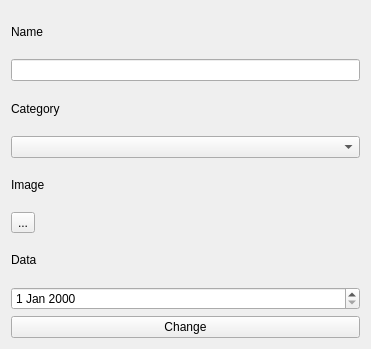
<?xml version="1.0" encoding="UTF-8"?>
<ui version="4.0">
 <class>ModifyDialog</class>
 <widget class="QWidget" name="ModifyDialog">
  <property name="geometry">
   <rect>
    <x>0</x>
    <y>0</y>
    <width>371</width>
    <height>349</height>
   </rect>
  </property>
  <property name="windowTitle">
   <string>Form</string>
  </property>
  <layout class="QVBoxLayout" name="verticalLayout">
   <item>
    <widget class="QLabel" name="label">
     <property name="text">
      <string>Name</string>
     </property>
    </widget>
   </item>
   <item>
    <widget class="QLineEdit" name="lineEdit"/>
   </item>
   <item>
    <widget class="QLabel" name="label_2">
     <property name="text">
      <string>Category</string>
     </property>
    </widget>
   </item>
   <item>
    <widget class="QComboBox" name="comboBox"/>
   </item>
   <item>
    <widget class="QLabel" name="label_3">
     <property name="text">
      <string>Image</string>
     </property>
    </widget>
   </item>
   <item>
    <widget class="QToolButton" name="toolButton">
     <property name="text">
      <string>...</string>
     </property>
    </widget>
   </item>
   <item>
    <widget class="QLabel" name="label_4">
     <property name="text">
      <string>Data</string>
     </property>
    </widget>
   </item>
   <item>
    <widget class="QDateEdit" name="dateEdit"/>
   </item>
   <item>
    <widget class="QPushButton" name="pushButton">
     <property name="text">
      <string>Change</string>
     </property>
    </widget>
   </item>
  </layout>
 </widget>
 <resources/>
 <connections/>
</ui>
